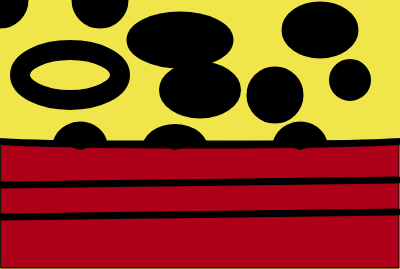
Frame 1 (no input)
Frame 60 (no input): identical to frame 1, image omitted
Frame 120 (the mouse pressed at the canvas centre since frame 60): identical to frame 1, image omitted

The p5.js sketch that drew this single still picture (run headless with seeded random() and noise() and a simulated clock; from frame 60 on, the mouse is pressed at the canvas centre):

// p5.js sketch
// ── sketch.js
function setup() {
    createCanvas(400, 269);
    background(240,230,75);
    fill(175, 0, 25);
    rect(1, 141, 398, 127);
    noStroke();
    fill(0, 255, 0, 0);
    rect(50, 50, 50, 50);
    stroke(0);
    strokeWeight(7);
    noFill();
    arc(199, 140, 420, 10, radians(0), radians (180));
    line(0, 185, 398, 180);
    line(0, 217, 398, 212);
    strokeWeight(20);
    ellipse(70, 75, 100, 50);
    strokeWeight(7); 
    fill(0);
    ellipse(0, 0, 50, 50);
    ellipse(100, 0, 50, 50);
    ellipse(180, 40, 100, 50);
    ellipse(200, 90, 75, 50);
    ellipse(275, 95, 50, 50);
    arc(80, 150, 50, 50, 60, 12.3);
    arc(175, 150, 60, 45, 60, 12.3);
    arc(300, 150, 50, 50, 60, 12.3);
    ellipse(350, 80, 35, 35);
    ellipse(320, 30, 70, 50);
}

function draw() {

}
